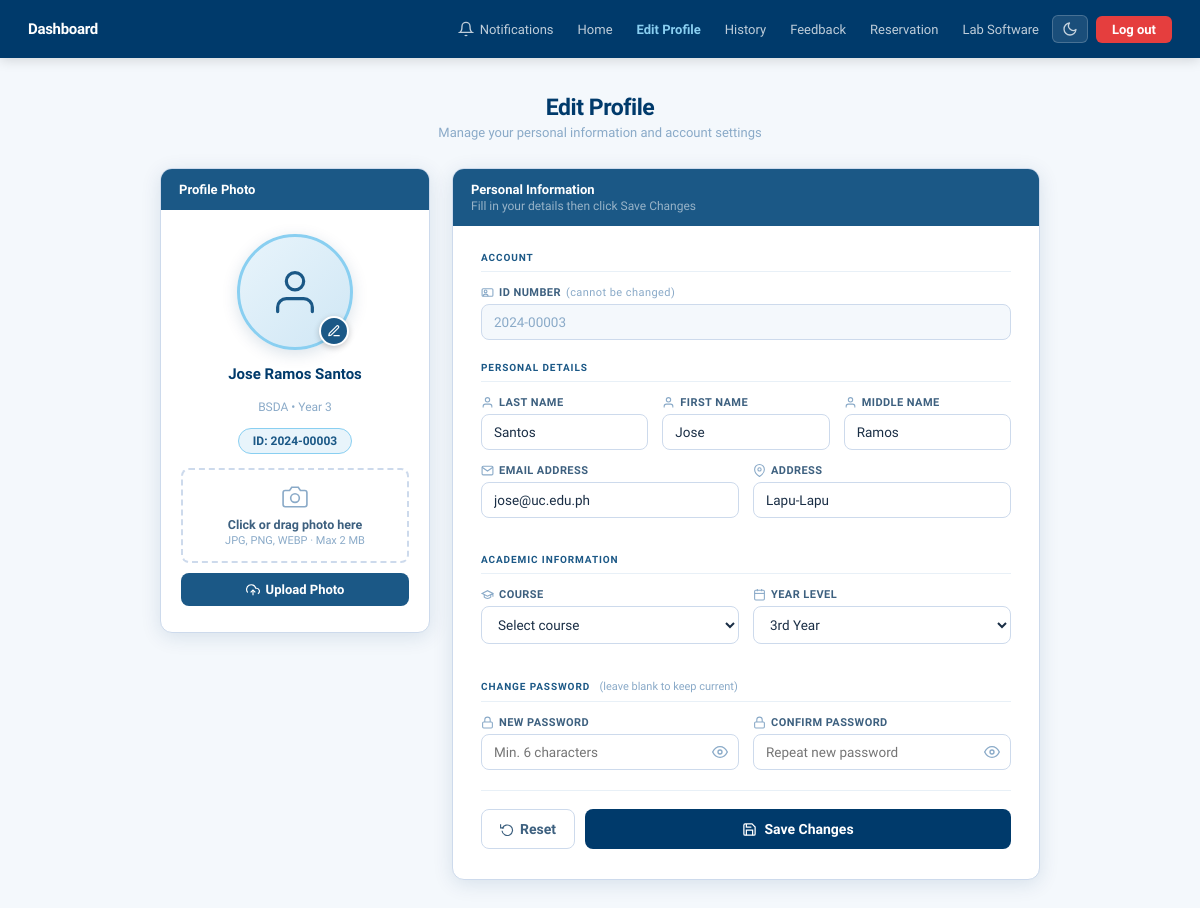
The page /profile.php (signed in) on the database as committed earlier.
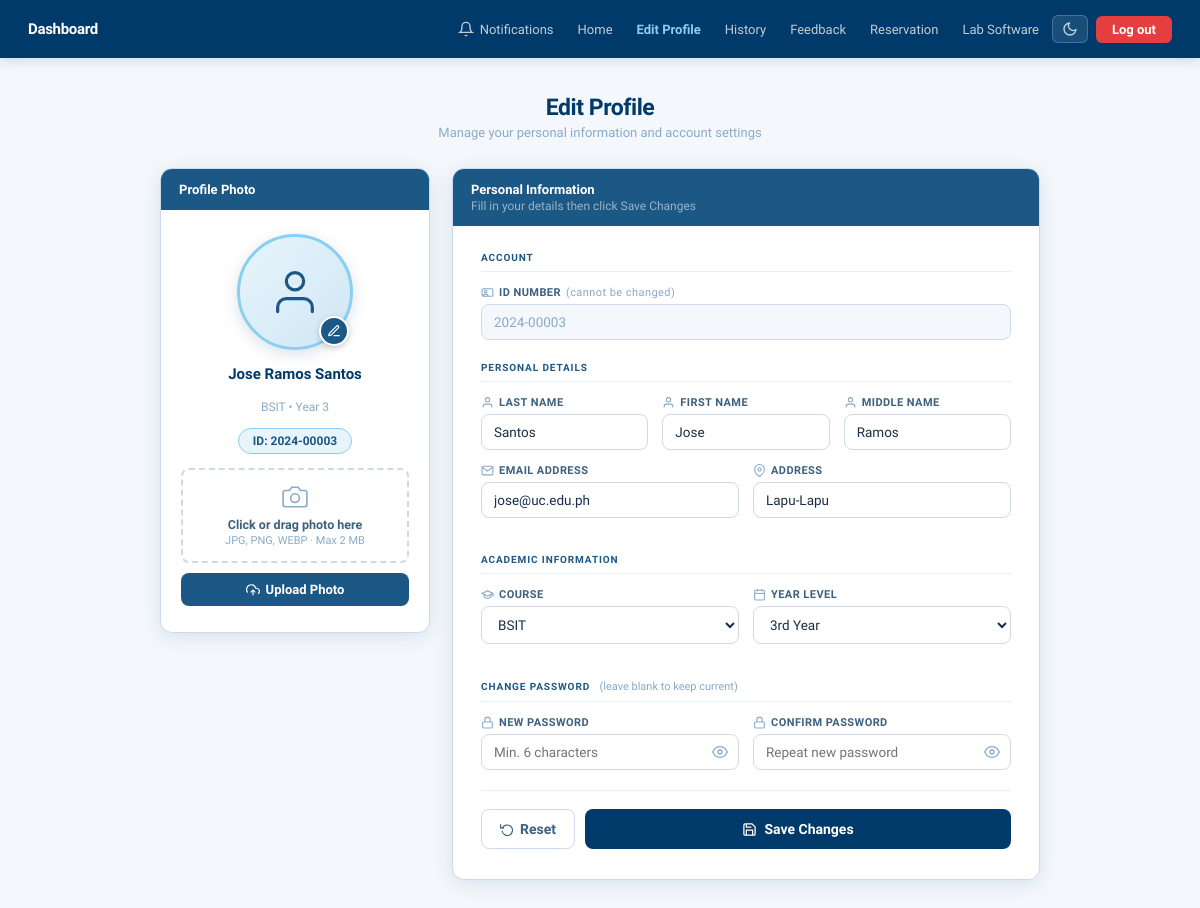
The same page on the database as committed later.
### tables this page shows
CREATE TABLE IF NOT EXISTS students (
    id              INT AUTO_INCREMENT PRIMARY KEY,
    id_number       VARCHAR(20)  NOT NULL UNIQUE,
    lastname        VARCHAR(100) NOT NULL,
    firstname       VARCHAR(100) NOT NULL,
    middlename      VARCHAR(100) DEFAULT '',
    course          VARCHAR(20)  NOT NULL,
    year_level      TINYINT      NOT NULL DEFAULT 1,
    email           VARCHAR(150) NOT NULL UNIQUE,
    password        VARCHAR(255) NOT NULL,
    address         VARCHAR(255) DEFAULT '',
    session         INT          NOT NULL DEFAULT 30,
    created_at      TIMESTAMP    DEFAULT CURRENT_TIMESTAMP
);

### profile.php (the view, shortened to what the changed rows need)
<?php
require_once 'db.php';
$student_id = (int)$_SESSION['student_id'];
$stmt = $pdo->prepare("SELECT * FROM students WHERE id = ? LIMIT 1");
$stmt->execute([$student_id]);
$student = $stmt->fetch();
function val($student, $key, $session_key = null) {
    if ($student && isset($student[$key]) && $student[$key] !== '') return htmlspecialchars($student[$key]);
    $sk = $session_key ?? $key;
    return htmlspecialchars($_SESSION[$sk] ?? '');
}
?>
<!DOCTYPE html>
<html lang="en">
<head>
</head>
<body>
<div class="page-body">
  <div class="page-header">
    <h1>Edit Profile</h1>
  </div>
  <div class="profile-layout">
    <div class="card">
      <div class="photo-body">
        <div class="avatar-wrap">
          <div class="avatar-circle">
          </div>
          <label class="avatar-edit" for="photo_file" title="Change photo">
          </label>
        </div>
        <div class="stu-name"><?= htmlspecialchars($_SESSION['fullname'] ?? 'Student') ?></div>
        <div class="stu-course"><?= htmlspecialchars($_SESSION['course'] ?? '') ?> &bull; Year <?= htmlspecialchars($_SESSION['year_level'] ?? '') ?></div>
        <div class="id-pill">ID: <?= htmlspecialchars($_SESSION['id_number'] ?? '') ?></div>
        <form method="POST" action="update_profile.php" enctype="multipart/form-data" style="width:100%;display:flex;flex-direction:column;gap:10px;">
          <div class="upload-zone" id="uploadZone">
          </div>
          <button type="submit" class="btn-upload">
          </button>
        </form>
      </div>
    </div>
    <div class="card">
      <div class="form-body">
        <form method="POST" action="update_profile.php">
          <div class="field">
            <label><svg viewBox="0 0 24 24"><rect x="2" y="5" width="20" height="14" rx="2"/><circle cx="8.5" cy="10" r="2.5"/><path d="M4 19c0-2.2 2-4 4.5-4s4.5 1.8 4.5 4"/></svg>ID Number <small style="font-weight:400;text-transform:none;color:var(--gray-400);font-size:11px;">(cannot be changed)</small></label>
            <input type="text" value="<?= val($student,'id_number','id_number') ?>" readonly/>
          </div>
          <div class="field-row3">
            <div class="field"><label><svg viewBox="0 0 24 24"><path d="M20 21v-2a4 4 0 0 0-4-4H8a4 4 0 0 0-4 4v2"/><circle cx="12" cy="7" r="4"/></svg>Last Name</label><input type="text" name="lastname" value="<?= val($student,'lastname') ?>" placeholder="Last name" required/></div>
            <div class="field"><label><svg viewBox="0 0 24 24"><path d="M20 21v-2a4 4 0 0 0-4-4H8a4 4 0 0 0-4 4v2"/><circle cx="12" cy="7" r="4"/></svg>First Name</label><input type="text" name="firstname" value="<?= val($student,'firstname') ?>" placeholder="First name" required/></div>
            <div class="field"><label><svg viewBox="0 0 24 24"><path d="M20 21v-2a4 4 0 0 0-4-4H8a4 4 0 0 0-4 4v2"/><circle cx="12" cy="7" r="4"/></svg>Middle Name</label><input type="text" name="middlename" value="<?= val($student,'middlename') ?>" placeholder="Middle name"/></div>
          </div>
          <div class="field-row">
            <div class="field"><label><svg viewBox="0 0 24 24"><path d="M4 4h16c1.1 0 2 .9 2 2v12c0 1.1-.9 2-2 2H4c-1.1 0-2-.9-2-2V6c0-1.1.9-2 2-2z"/><polyline points="22,6 12,13 2,6"/></svg>Email Address</label><input type="email" name="email" value="<?= val($student,'email') ?>" placeholder="your@email.com" required/></div>
            <div class="field"><label><svg viewBox="0 0 24 24"><path d="M21 10c0 7-9 13-9 13s-9-6-9-13a9 9 0 0 1 18 0z"/><circle cx="12" cy="10" r="3"/></svg>Address</label><input type="text" name="address" value="<?= val($student,'address') ?>" placeholder="Current home address"/></div>
          </div>
          <div class="field-row">
            <div class="field"><label><svg viewBox="0 0 24 24"><path d="M22 10v6M2 10l10-5 10 5-10 5z"/><path d="M6 12v5c3 3 9 3 12 0v-5"/></svg>Course</label><select name="course" required><option value="">Select course</option><?php foreach(['BSIT','BSCS'] as $c): $cur=$student['course']??$_SESSION['course']??''; ?><option value="<?=$c?>" <?=$cur===$c?'selected':''?>><?=$c?></option><?php endforeach; ?></select></div>
            <div class="field"><label><svg viewBox="0 0 24 24"><rect x="3" y="4" width="18" height="18" rx="2"/><line x1="16" y1="2" x2="16" y2="6"/><line x1="8" y1="2" x2="8" y2="6"/><line x1="3" y1="10" x2="21" y2="10"/></svg>Year Level</label><select name="year_level" required><?php $curY=(int)($student['year_level']??$_SESSION['year_level']??1); foreach(['1st Year'=>1,'2nd Year'=>2,'3rd Year'=>3,'4th Year'=>4] as $lbl=>$v): ?><option value="<?=$v?>" <?=$curY===$v?'selected':''?>><?=$lbl?></option><?php endforeach; ?></select></div>
          </div>
        </form>
      </div>
    </div>
  </div>
</div>
</body>
</html>

Rows that differ between the two databases and show on the page:
changed students "Santos": course (not shown) → "BSIT"
Other text that changed with them:
$_SESSION['course']: "BSDA" → "BSIT"
form field course: "Select course" → (not shown)
